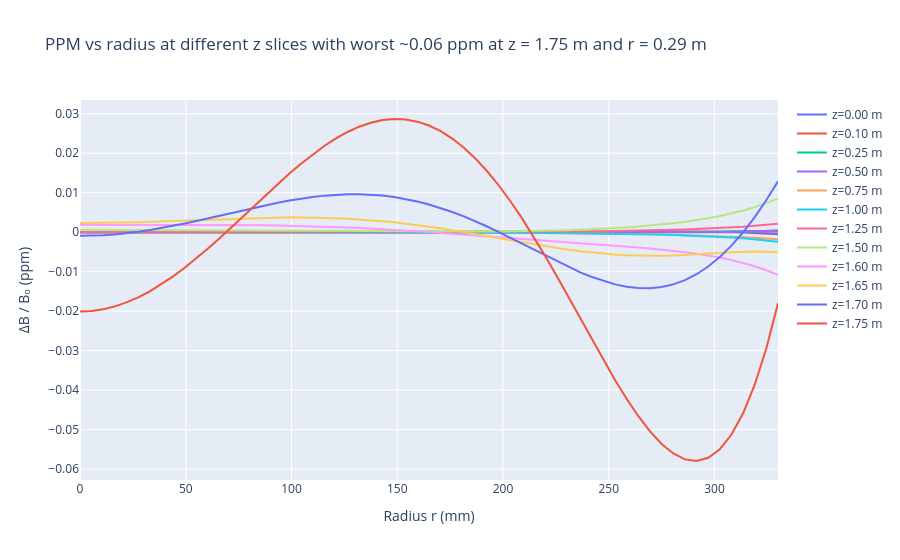

Notebook code cell kept with this figure:
### Markdown cell above
the above block is just the interactive plot

### Code cell
z_slices = np.array([0.00, 0.10, 0.25, 0.50, 0.75, 1.00, 1.25, 1.50, 1.60, 1.65, 1.70, 1.75], dtype=float)
r_vals = np.linspace(0.0, 0.33, 61)

fig = go.Figure()

for z0 in z_slices:
    Bz_r = np.array([Bz_total_from_I(r, np.array([z0]), I_sol)[0] for r in r_vals])
    ppm_r = 1e6 * (Bz_r - B0) / B0

    fig.add_trace(go.Scatter(
        x=1e3 * r_vals,
        y=ppm_r,
        mode="lines",
        name=f"z={z0:.2f} m"
    ))

fig.update_layout(
    title="PPM vs radius at different z slices with worst ~0.06 ppm at z = 1.75 m and r = 0.29 m",
    xaxis_title="Radius r (mm)",
    yaxis_title="ΔB / B₀ (ppm)",
    hovermode="x unified"
)

fig.show()
